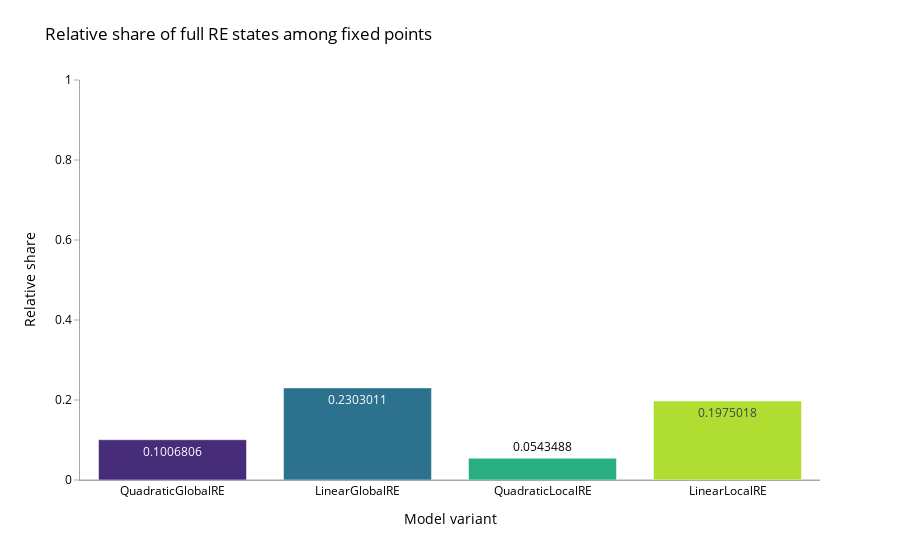
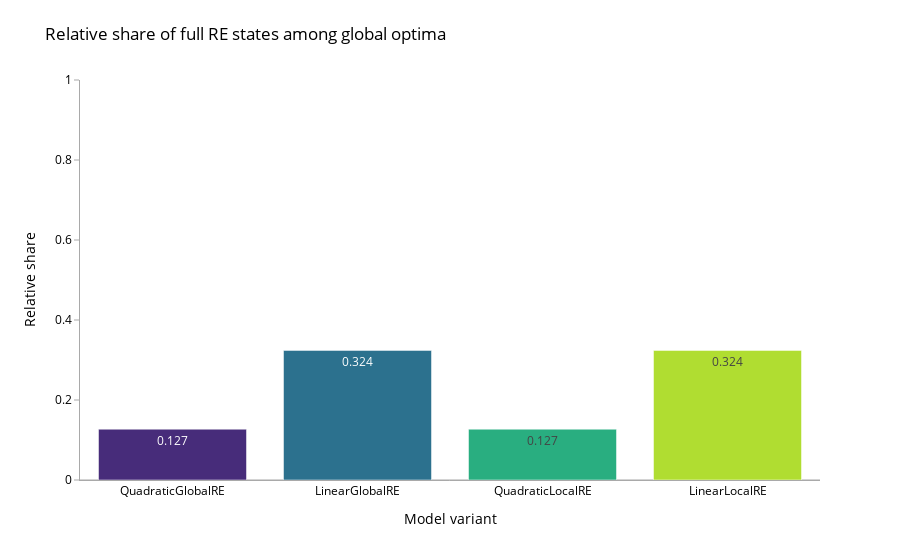

Source (notebook cell) for these figures, in order:
### Code cell
for df, endpoint_type in zip([grouped_fp_data, grouped_go_data], ['fp', 'go']):
    
    fig = px.bar(df.round(3), 
                  x="model_name", 
                  y="rel_{}_full_re".format(endpoint_type),
                  color="model_name",
                  color_discrete_map = viridis_map,
                  text_auto=True)
    
    fig.update_layout(showlegend=False)
    
    fig.update_yaxes(range=[0.0, 1.0])
    
    fig.update_layout(template="plotly_white",
                       #paper_bgcolor="#e9e8e6",
                       #plot_bgcolor="#e9e8e6",
                       font={"color": "black", "size":12},
                       #width=900,
                       margin={"t":80}
                      )

    fig.update_xaxes(title="Model variant", showticklabels=True, showgrid=False, linecolor= 'DarkGrey')
    fig.update_yaxes(title="Relative share", ticks="outside", tickcolor="DarkGrey", showgrid=False, linecolor='DarkGrey', zeroline=True, zerolinecolor="DarkGrey",
                      zerolinewidth=1)
    fig.update_layout(legend_title_text="")
    
    endpoints = "global optima" if endpoint_type=="go" else "fixed points"
    
    if (endpoint_type == "fp") & (analyse_branches):
        endpoints += " (all branches)"
    
    fig.update_layout(title_text="Relative share of full RE states among {}".format(endpoints))

    fig.show()
    
    if export_results:
        file_name = 'overall_full_re_{}_{}.png'.format(endpoint_type, 'branches' if analyse_branches else 'setups')
        fig.write_image(path.join(figures_output_dir, file_name), scale=2)
        
        file_name = 'overall_full_re_{}_{}.pdf'.format(endpoint_type, 'branches' if analyse_branches else 'setups')
        fig.write_image(path.join(figures_output_dir, file_name), scale=2)

### Figure 1 — Plotly figure (JSON) as saved in the notebook; plotly's stock layout.template omitted (floating-point values rounded to 4 significant figures)
{"data": [{"alignmentgroup": "True", "hovertemplate": "model_name=%{x}<br>rel_fp_full_re=%{y}<extra></extra>", "legendgroup": "QuadraticGlobalRE", "marker": {"color": "#472c7a", "pattern": {"shape": ""}}, "name": "QuadraticGlobalRE", "offsetgroup": "QuadraticGlobalRE", "orientation": "v", "showlegend": true, "textposition": "auto", "texttemplate": "%{y}", "type": "bar", "x": ["QuadraticGlobalRE"], "xaxis": "x", "y": [0.1007], "yaxis": "y"}, {"alignmentgroup": "True", "hovertemplate": "model_name=%{x}<br>rel_fp_full_re=%{y}<extra></extra>", "legendgroup": "LinearGlobalRE", "marker": {"color": "#2c718e", "pattern": {"shape": ""}}, "name": "LinearGlobalRE", "offsetgroup": "LinearGlobalRE", "orientation": "v", "showlegend": true, "textposition": "auto", "texttemplate": "%{y}", "type": "bar", "x": ["LinearGlobalRE"], "xaxis": "x", "y": [0.2303], "yaxis": "y"}, {"alignmentgroup": "True", "hovertemplate": "model_name=%{x}<br>rel_fp_full_re=%{y}<extra></extra>", "legendgroup": "QuadraticLocalRE", "marker": {"color": "#29ae80", "pattern": {"shape": ""}}, "name": "QuadraticLocalRE", "offsetgroup": "QuadraticLocalRE", "orientation": "v", "showlegend": true, "textposition": "auto", "texttemplate": "%{y}", "type": "bar", "x": ["QuadraticLocalRE"], "xaxis": "x", "y": [0.05435], "yaxis": "y"}, {"alignmentgroup": "True", "hovertemplate": "model_name=%{x}<br>rel_fp_full_re=%{y}<extra></extra>", "legendgroup": "LinearLocalRE", "marker": {"color": "#b0dd31", "pattern": {"shape": ""}}, "name": "LinearLocalRE", "offsetgroup": "LinearLocalRE", "orientation": "v", "showlegend": true, "textposition": "auto", "texttemplate": "%{y}", "type": "bar", "x": ["LinearLocalRE"], "xaxis": "x", "y": [0.1975], "yaxis": "y"}], "layout": {"barmode": "relative", "font": {"color": "black", "size": 12}, "legend": {"title": {"text": ""}, "tracegroupgap": 0}, "margin": {"t": 80}, "showlegend": false, "title": {"text": "Relative share of full RE states among fixed points"}, "xaxis": {"anchor": "y", "categoryarray": ["QuadraticGlobalRE", "LinearGlobalRE", "QuadraticLocalRE", "LinearLocalRE"], "categoryorder": "array", "domain": [0, 1], "linecolor": "DarkGrey", "showgrid": false, "showticklabels": true, "title": {"text": "Model variant"}}, "yaxis": {"anchor": "x", "domain": [0, 1], "linecolor": "DarkGrey", "range": [0, 1], "showgrid": false, "tickcolor": "DarkGrey", "ticks": "outside", "title": {"text": "Relative share"}, "zeroline": true, "zerolinecolor": "DarkGrey", "zerolinewidth": 1}}}

### Figure 2 — Plotly figure (JSON) as saved in the notebook; plotly's stock layout.template omitted (floating-point values rounded to 4 significant figures)
{"data": [{"alignmentgroup": "True", "hovertemplate": "model_name=%{x}<br>rel_go_full_re=%{y}<extra></extra>", "legendgroup": "QuadraticGlobalRE", "marker": {"color": "#472c7a", "pattern": {"shape": ""}}, "name": "QuadraticGlobalRE", "offsetgroup": "QuadraticGlobalRE", "orientation": "v", "showlegend": true, "textposition": "auto", "texttemplate": "%{y}", "type": "bar", "x": ["QuadraticGlobalRE"], "xaxis": "x", "y": [0.127], "yaxis": "y"}, {"alignmentgroup": "True", "hovertemplate": "model_name=%{x}<br>rel_go_full_re=%{y}<extra></extra>", "legendgroup": "LinearGlobalRE", "marker": {"color": "#2c718e", "pattern": {"shape": ""}}, "name": "LinearGlobalRE", "offsetgroup": "LinearGlobalRE", "orientation": "v", "showlegend": true, "textposition": "auto", "texttemplate": "%{y}", "type": "bar", "x": ["LinearGlobalRE"], "xaxis": "x", "y": [0.324], "yaxis": "y"}, {"alignmentgroup": "True", "hovertemplate": "model_name=%{x}<br>rel_go_full_re=%{y}<extra></extra>", "legendgroup": "QuadraticLocalRE", "marker": {"color": "#29ae80", "pattern": {"shape": ""}}, "name": "QuadraticLocalRE", "offsetgroup": "QuadraticLocalRE", "orientation": "v", "showlegend": true, "textposition": "auto", "texttemplate": "%{y}", "type": "bar", "x": ["QuadraticLocalRE"], "xaxis": "x", "y": [0.127], "yaxis": "y"}, {"alignmentgroup": "True", "hovertemplate": "model_name=%{x}<br>rel_go_full_re=%{y}<extra></extra>", "legendgroup": "LinearLocalRE", "marker": {"color": "#b0dd31", "pattern": {"shape": ""}}, "name": "LinearLocalRE", "offsetgroup": "LinearLocalRE", "orientation": "v", "showlegend": true, "textposition": "auto", "texttemplate": "%{y}", "type": "bar", "x": ["LinearLocalRE"], "xaxis": "x", "y": [0.324], "yaxis": "y"}], "layout": {"barmode": "relative", "font": {"color": "black", "size": 12}, "legend": {"title": {"text": ""}, "tracegroupgap": 0}, "margin": {"t": 80}, "showlegend": false, "title": {"text": "Relative share of full RE states among global optima"}, "xaxis": {"anchor": "y", "categoryarray": ["QuadraticGlobalRE", "LinearGlobalRE", "QuadraticLocalRE", "LinearLocalRE"], "categoryorder": "array", "domain": [0, 1], "linecolor": "DarkGrey", "showgrid": false, "showticklabels": true, "title": {"text": "Model variant"}}, "yaxis": {"anchor": "x", "domain": [0, 1], "linecolor": "DarkGrey", "range": [0, 1], "showgrid": false, "tickcolor": "DarkGrey", "ticks": "outside", "title": {"text": "Relative share"}, "zeroline": true, "zerolinecolor": "DarkGrey", "zerolinewidth": 1}}}
